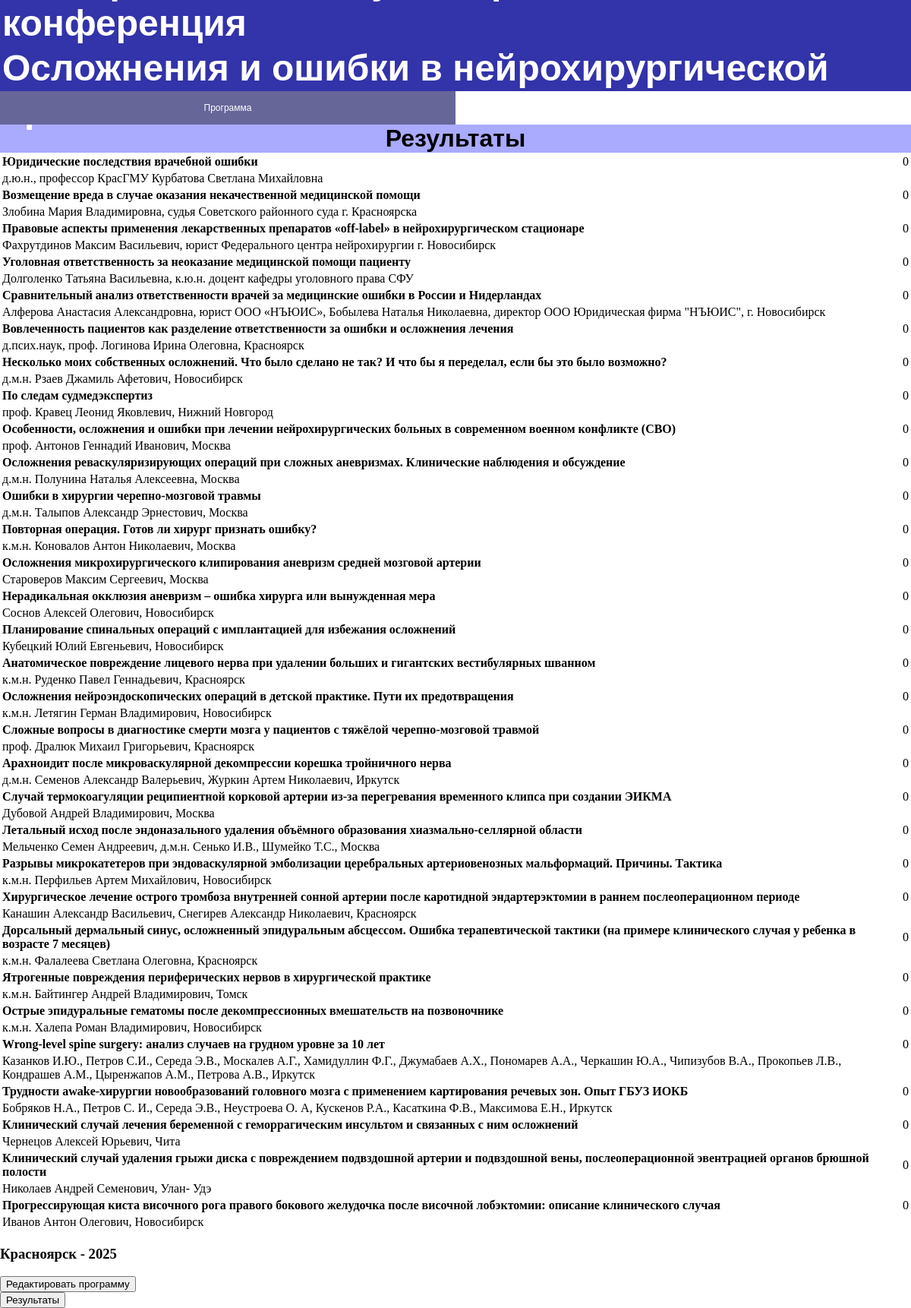
The app's page /results with its own data.
### tables this page shows
CREATE TABLE `presentations` (
	`id` integer primary key NOT NULL UNIQUE,
	`name` TEXT NOT NULL,
	`authors` TEXT NOT NULL,
	`session_id` INTEGER NOT NULL,
	`likes` INTEGER NOT NULL,
FOREIGN KEY(`session_id`) REFERENCES `sessions`(`id`)
);

### main.py (the view)
@app.route("/results", methods=["GET"])
def results():
    presentations = query(program, "SELECT * FROM presentations ORDER BY likes DESC", fetch=True)
    return render_template ("results.html", presentations=presentations)

### helpers.py (called while the page is built)
def query(database, query, params=None, fetch=False):
    database.open()
    if fetch:
        result = database.execute(query, params, fetch)
        database.close()
        return result
    else:
        database.execute(query,params,fetch)
        database.close()
        return

    def open(self):
        self.connection = sqlite3.connect(self.db_name)
        self.connection.row_factory = sqlite3.Row # Create rows for import to Jinja
        self.cursor = self.connection.cursor()

    def close(self):
        if self.connection:
            self.connection.close()

    def execute(self, query, params=None, fetch=False):
        if not self.connection:
            raise Exception("No connection established")
        try:
            if params:
                self.cursor.execute(query, params)
            else:
                self.cursor.execute(query)
            if fetch:
                result = [dict(row) for row in self.cursor.fetchall()]
                return result # If results needed from query than return fetchall
            else:
                self.connection.commit()    # Else commit changes
        except sqlite3.Error:
            return None

### templates/results.html
{% extends "layout.html" %}
{% block body %}
<h2 class = "location"> Результаты </h2>
    <table class = "presentations">
        <tbody>
            {% for presentation in presentations %}
                <tr>
                    <td style="font-weight: bold" class="presentation_table_d" id="presentation_id"> {{ presentation.name }} </td>
                    <td class="presentation_table_d" id="likes_q"> {{ presentation.likes }} </td>
                </tr>
                <tr>
                    <td class="presentation_authors"> {{ presentation.authors }} </td>
                </tr>
            {% endfor %}
        </tbody>
    </table>
{% endblock %}

### static/css/styles.css (style rules this page uses)
html, body { margin: 0; padding: 0; overflow-x: hidden; }
.location { margin: 0; padding: 0; flex: 1; font-family: Arial; font-size: clamp(12px, 3vw, 32px); font-weight: bold; color: black; text-align: center; background-color: #aaaaff; }

### records on screen
presentations: name "Юридические последствия врачебной ошибки", likes "0", authors "д.ю.н., профессор КрасГМУ Курбатова Светлана Михайловна"
presentations: name "Возмещение вреда в случае оказания некачественной медицинской помощи", likes "0", authors "Злобина Мария Владимировна, судья Советского районного суда г. Красноярска"
presentations: name "Правовые аспекты применения лекарственных препаратов «off-label» в нейрохирургическом стационаре", likes "0", authors "Фахрутдинов Максим Васильевич, юрист Федерального центра нейрохирургии г. Новосибирск"
presentations: name "Уголовная ответственность за неоказание медицинской помощи пациенту", likes "0", authors "Долголенко Татьяна Васильевна, к.ю.н. доцент кафедры уголовного права СФУ"
presentations: name "Сравнительный анализ ответственности врачей за медицинские ошибки в России и Нидерландах", likes "0", authors "Алферова Анастасия Александровна, юрист ООО «НЪЮИС», Бобылева Наталья Николаевна, директор ООО Юридическая фирма \"НЪЮИС\", г. Новосибирск"
presentations: name "Вовлеченность пациентов как разделение ответственности за ошибки и осложнения лечения", likes "0", authors "д.псих.наук, проф. Логинова Ирина Олеговна, Красноярск"
presentations: name "Несколько моих собственных осложнений. Что было сделано не так? И что бы я переделал, если бы это было возможно?", likes "0", authors "д.м.н. Рзаев Джамиль Афетович, Новосибирск"
presentations: name "По следам судмедэкспертиз", likes "0", authors "проф. Кравец Леонид Яковлевич, Нижний Новгород"
presentations: name "Особенности, осложнения и ошибки при лечении нейрохирургических больных в современном военном конфликте (СВО)", likes "0", authors "проф. Антонов Геннадий Иванович, Москва"
presentations: name "Осложнения реваскуляризирующих операций при сложных аневризмах. Клинические наблюдения и обсуждение", likes "0", authors "д.м.н. Полунина Наталья Алексеевна, Москва"
presentations: name "Ошибки в хирургии черепно-мозговой травмы", likes "0", authors "д.м.н. Талыпов Александр Эрнестович, Москва"
presentations: name "Повторная операция. Готов ли хирург признать ошибку?", likes "0", authors "к.м.н. Коновалов Антон Николаевич, Москва"
presentations: name "Осложнения микрохирургического клипирования аневризм средней мозговой артерии", likes "0", authors "Староверов Максим Сергеевич, Москва"
presentations: name "Нерадикальная окклюзия аневризм – ошибка хирурга или вынужденная мера", likes "0", authors "Соснов Алексей Олегович, Новосибирск"
presentations: name "Планирование спинальных операций с имплантацией для избежания осложнений", likes "0", authors "Кубецкий Юлий Евгеньевич, Новосибирск"
presentations: name "Анатомическое повреждение лицевого нерва при удалении больших и гигантских вестибулярных шванном", likes "0", authors "к.м.н. Руденко Павел Геннадьевич, Красноярск"
presentations: name "Осложнения нейроэндоскопических операций в детской практике. Пути их предотвращения", likes "0", authors "к.м.н. Летягин Герман Владимирович, Новосибирск"
presentations: name "Сложные вопросы в диагностике смерти мозга у пациентов с тяжёлой черепно-мозговой травмой", likes "0", authors "проф. Дралюк Михаил Григорьевич, Красноярск"
presentations: name "Арахноидит после микроваскулярной декомпрессии корешка тройничного нерва", likes "0", authors "д.м.н. Семенов Александр Валерьевич, Журкин Артем Николаевич, Иркутск"
presentations: name "Случай термокоагуляции реципиентной корковой артерии из-за перегревания временного клипса при создании ЭИКМА", likes "0", authors "Дубовой Андрей Владимирович, Москва"
presentations: name "Летальный исход после эндоназального удаления объёмного образования хиазмально-селлярной области", likes "0", authors "Мельченко Семен Андреевич, д.м.н. Сенько И.В., Шумейко Т.С., Москва"
presentations: name "Разрывы микрокатетеров при эндоваскулярной эмболизации церебральных артериовенозных мальформаций. Причины. Тактика", likes "0", authors "к.м.н. Перфильев Артем Михайлович, Новосибирск"
presentations: name "Хирургическое лечение острого тромбоза внутренней сонной артерии после каротидной эндартерэктомии в раннем послеоперационном периоде", likes "0", authors "Канашин Александр Васильевич, Снегирев Александр Николаевич, Красноярск"
presentations: name "Дорсальный дермальный синус, осложненный эпидуральным абсцессом. Ошибка терапевтической тактики (на примере клинического случая у ребенка в возрасте 7 месяцев)", likes "0", authors "к.м.н. Фалалеева Светлана Олеговна, Красноярск"
presentations: name "Ятрогенные повреждения периферических нервов в хирургической практике", likes "0", authors "к.м.н. Байтингер Андрей Владимирович, Томск"
presentations: name "Острые эпидуральные гематомы после декомпрессионных вмешательств на позвоночнике", likes "0", authors "к.м.н. Халепа Роман Владимирович, Новосибирск"
presentations: name "Wrong-level spine surgery: анализ случаев на грудном уровне за 10 лет", likes "0", authors "Казанков И.Ю., Петров С.И., Середа Э.В., Москалев А.Г., Хамидуллин Ф.Г., Джумабаев А.Х., Пономарев А.А., Черкашин Ю.А., Чипизубов В.А., Прокопьев Л.В., Кондрашев А.М., Цыренжапов А.М., Петрова А.В., Иркутск"
presentations: name "Трудности awake-хирургии новообразований головного мозга с применением картирования речевых зон. Опыт ГБУЗ ИОКБ", likes "0", authors "Бобряков Н.А., Петров С. И., Середа Э.В., Неустроева О. А, Кускенов Р.А., Касаткина Ф.В., Максимова Е.Н., Иркутск"
presentations: name "Клинический случай лечения беременной с геморрагическим инсультом и связанных с ним осложнений", likes "0", authors "Чернецов Алексей Юрьевич, Чита"
presentations: name "Клинический случай удаления грыжи диска с повреждением подвздошной артерии и подвздошной вены, послеоперационной эвентрацией органов брюшной полости", likes "0", authors "Николаев Андрей Семенович, Улан- Удэ"
presentations: name "Прогрессирующая киста височного рога правого бокового желудочка после височной лобэктомии: описание клинического случая", likes "0", authors "Иванов Антон Олегович, Новосибирск"
